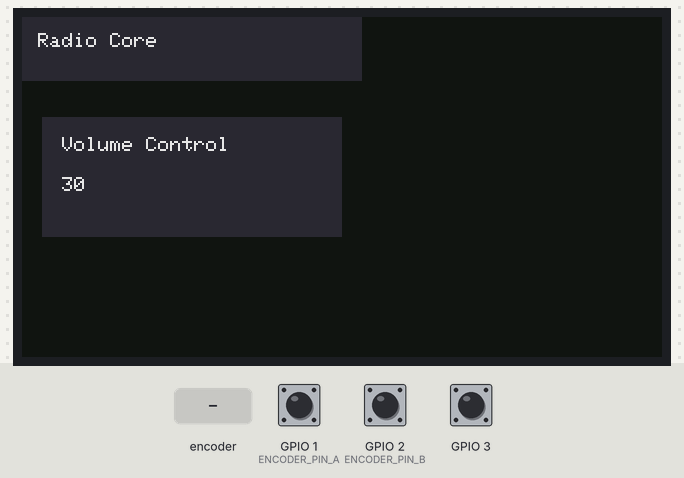
A program run on a simulated ESP32-S3. Parts: 320×170 colour display. The inputs (shaded band) are chosen by the test bench; at power-on: GPIO 3 HIGH, GPIO 1 (ENCODER_PIN_A) HIGH, GPIO 2 (ENCODER_PIN_B) HIGH.

Above: at 1.3 s.
1.4 s: rotary encoder on GPIO 1 (ENCODER_PIN_A) / GPIO 2 (ENCODER_PIN_B) turned 3 steps (first pin leading)
3.5 s: GPIO 3 pulled LOW for 1 s
At 5.2 s:
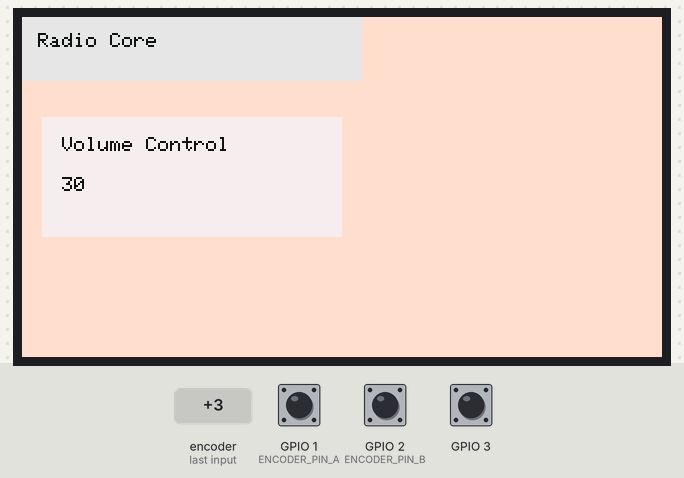
6.0 s: rotary encoder on GPIO 1 (ENCODER_PIN_A) / GPIO 2 (ENCODER_PIN_B) turned 2 steps (second pin leading)
7.9 s: GPIO 3 pulled LOW for 0.15 s
At 8.6 s:
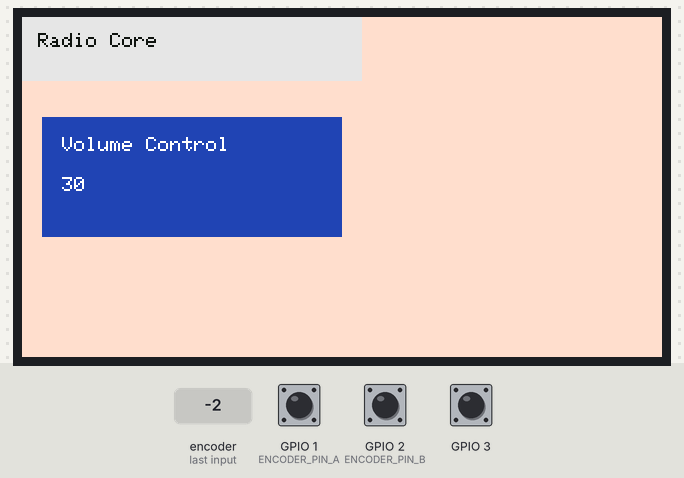
9.6 s: GPIO 3 pulled LOW for 3.2 s
At 11.1 s:
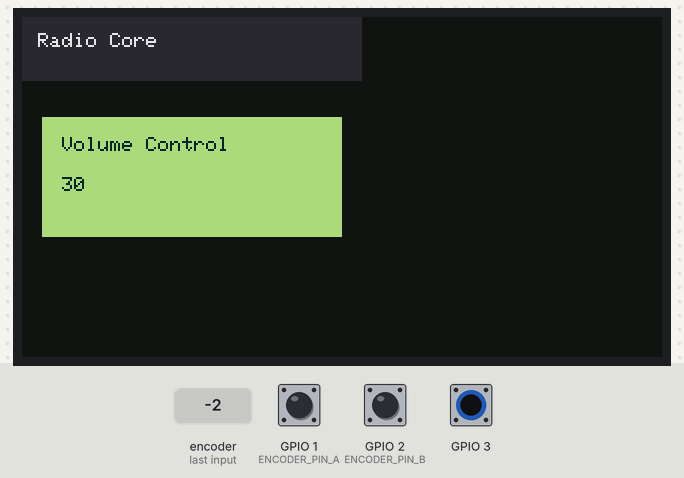
Timing chart, 0 to 12.6 s (numbered marks = the images above; inputs shaded):
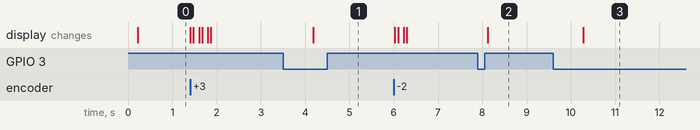

The program:

main.cpp
```cpp
#include <Arduino.h>
#include <LovyanGFX.hpp>
#include "CorePluginSystem.h"
#include "ThemeEngine.h"
#include "InputHandler.h"

#define ENCODER_PIN_A  1
#define ENCODER_PIN_B  2
#define ENCODER_BUTTON 3

class LGFX_ATSMini : public lgfx::LGFX_Device {
    lgfx::Panel_ST7789 _panel_instance;
    lgfx::Bus_SPI _bus_instance;

public:
    LGFX_ATSMini() {
        {
            auto cfg = _bus_instance.config();
            cfg.spi_host = SPI2_HOST;
            cfg.pin_sclk = 4;   // Fixed pin naming properties
            cfg.pin_mosi = 6;
            cfg.pin_miso = -1;
            cfg.pin_dc   = 7;
            _bus_instance.config(cfg);
            _panel_instance.setBus(&_bus_instance);
        }
        {
            auto cfg = _panel_instance.config();
            cfg.pin_cs           = 5;
            cfg.pin_rst          = 8;
            cfg.pin_busy         = -1;
            cfg.panel_width      = 170;
            cfg.panel_height     = 320;
            cfg.offset_x         = 35;
            cfg.offset_y         = 0;
            cfg.invert           = true;
            _panel_instance.config(cfg);
        }
        setPanel(&_panel_instance);
    }
};

LGFX_ATSMini lcd;
PluginManager systemPlugins;
ThemeEngine sysTheme;
InputHandler input(ENCODER_PIN_A, ENCODER_PIN_B, ENCODER_BUTTON);

class RadioCoreModule : public ATSModule {
private:
    int currentSelection = 0;
    bool editMode = false;
    int volume = 30;
    bool needsRefresh = true;

public:
    const char* getModuleName() override { return "Radio Core"; }

    void onInit() override {
        needsRefresh = true;
    }

    void onLoop() override {}

    void onEncoderEvent(EncoderEvent event) override {
        needsRefresh = true;
        switch(event) {
            case EncoderEvent::ROTATE_LEFT:
                if (editMode) {
                    if (currentSelection == 0) volume = max(0, volume - 1);
                } else {
                    currentSelection = max(0, currentSelection - 1);
                }
                break;
            case EncoderEvent::ROTATE_RIGHT:
                if (editMode) {
                    if (currentSelection == 0) volume = min(63, volume + 1);
                } else {
                    currentSelection = min(1, currentSelection + 1);
                }
                break;
            case EncoderEvent::CLICK:
                editMode = !editMode;
                break;
            case EncoderEvent::LONG_PRESS:
                sysTheme.setTheme(!sysTheme.get().isDark);
                break;
        }
    }

    void onRender() override {
        if (!needsRefresh) return;
        needsRefresh = false;

        const auto& color = sysTheme.get();
        lcd.startWrite();
        lcd.clear(color.background);

        lcd.fillRect(0, 0, 170, 32, color.surfaceVariant);
        lcd.setTextColor(color.onSurface);
        lcd.drawString(getModuleName(), 8, 8);

        uint16_t cardBg = (currentSelection == 0) ? (editMode ? color.primary : color.surfaceVariant) : color.surface;
        uint16_t textCol = (currentSelection == 0 && editMode) ? color.onPrimary : color.onSurface;

        lcd.fillRect(10, 50, 150, 60, cardBg);
        lcd.setTextColor(textCol);
        lcd.drawString("Volume Control", 20, 60);

        char volStr[16];
        sprintf(volStr, "%d", volume);
        lcd.drawString(volStr, 20, 80);

        lcd.endWrite();
    }
};

RadioCoreModule radioModule;

void setup() {
    Serial.begin(115200);
    lcd.init();
    lcd.setRotation(1);
    sysTheme.setTheme(true);
    input.init();

    systemPlugins.registerModule(&radioModule);
}

void loop() {
    input.update(systemPlugins);

    if (systemPlugins.getActive()) {
        systemPlugins.getActive()->onLoop();
        systemPlugins.getActive()->onRender();
    }
    delay(10);
}
```

CorePluginSystem.h
```cpp
#ifndef CORE_PLUGIN_SYSTEM_H
#define CORE_PLUGIN_SYSTEM_H

#include <Arduino.h>
#include <vector>

// The 4 inputs available from your rotary encoder
enum class EncoderEvent {
    ROTATE_LEFT,
    ROTATE_RIGHT,
    CLICK,
    LONG_PRESS
};

// Abstract interface that every future plugin/module will use
class ATSModule {
public:
    virtual const char* getModuleName() = 0;
    virtual void onInit() = 0;
    virtual void onLoop() = 0;
    virtual void onEncoderEvent(EncoderEvent event) = 0;
    virtual void onRender() = 0;
    virtual ~ATSModule() {}
};

// Manages which module is currently running and receiving inputs
class PluginManager {
private:
    std::vector<ATSModule*> modules;
    ATSModule* activeModule = nullptr;

public:
    void registerModule(ATSModule* mod) {
        modules.push_back(mod);
        mod->onInit();
        if (!activeModule) activeModule = mod; // Default to first registered
    }

    void setActiveModule(size_t index) {
        if (index < modules.size()) {
            activeModule = modules[index];
        }
    }

    ATSModule* getActive() { return activeModule; }
    const std::vector<ATSModule*>& getModules() { return modules; }
};

extern PluginManager systemPlugins;

#endif
```

InputHandler.h
```cpp
#ifndef INPUT_HANDLER_H
#define INPUT_HANDLER_H

#include <Arduino.h>
#include "CorePluginSystem.h"

class InputHandler {
private:
    int pinA, pinB, pinButton;
    int lastStateA;
    unsigned long buttonPressTime = 0;
    bool isHeld = false;
    const unsigned long LONG_PRESS_MS = 600; // Time in milliseconds for a long press

public:
    InputHandler(int a, int b, int btn) : pinA(a), pinB(b), pinButton(btn) {}

    void init() {
        pinMode(pinA, INPUT_PULLUP);
        pinMode(pinB, INPUT_PULLUP);
        pinMode(pinButton, INPUT_PULLUP);
        lastStateA = digitalRead(pinA);
    }

    void update(PluginManager& pm) {
        int currentStateA = digitalRead(pinA);

        // Check rotation
        if (currentStateA != lastStateA && currentStateA == LOW) {
            if (digitalRead(pinB) != currentStateA) {
                if(pm.getActive()) pm.getActive()->onEncoderEvent(EncoderEvent::ROTATE_RIGHT);
            } else {
                if(pm.getActive()) pm.getActive()->onEncoderEvent(EncoderEvent::ROTATE_LEFT);
            }
        }
        lastStateA = currentStateA;

        // Check button actions
        bool btnState = (digitalRead(pinButton) == LOW);
        static bool lastBtnState = false;

        if (btnState && !lastBtnState) {
            buttonPressTime = millis();
            isHeld = false;
        } else if (!btnState && lastBtnState) {
            if (!isHeld) {
                if(pm.getActive()) pm.getActive()->onEncoderEvent(EncoderEvent::CLICK);
            }
        }

        // Check for long press hold
        if (btnState && !isHeld && (millis() - buttonPressTime > LONG_PRESS_MS)) {
            isHeld = true;
            if(pm.getActive()) pm.getActive()->onEncoderEvent(EncoderEvent::LONG_PRESS);
        }

        lastBtnState = btnState;
    }
};

#endif
```

ThemeEngine.h
```cpp
#ifndef THEME_ENGINE_H
#define THEME_ENGINE_H

#include <stdint.h>

struct MaterialTheme {
    uint16_t background;
    uint16_t surface;
    uint16_t surfaceVariant;
    uint16_t primary;
    uint16_t secondary;
    uint16_t onBackground;
    uint16_t onSurface;
    uint16_t onPrimary;
    bool isDark;
};

// RGB565 Color Palettes matching Material 3 Specs
const MaterialTheme MaterialDark = {
    .background = 0x10A2,      // Dark canvas
    .surface = 0x18E4,         // Dark card base
    .surfaceVariant = 0x2946,  // Highlighted item container
    .primary = 0xAECF,         // Soft pastel focus color
    .secondary = 0xCE79,
    .onBackground = 0xE73C,    // Off-white text
    .onSurface = 0xE73C,
    .onPrimary = 0x0145,       // Dark text to contrast primary color
    .isDark = true
};

const MaterialTheme MaterialLight = {
    .background = 0xFEF9,     // Light canvas
    .surface = 0xF77D,        // Light card base
    .surfaceVariant = 0xE73C, // Highlighted item container
    .primary = 0x2236,        // Deep contrast color
    .secondary = 0x3357,
    .onBackground = 0x10A2,   // Near black text
    .onSurface = 0x10A2,
    .onPrimary = 0xFFFF,      // Pure white text
    .isDark = false
};

class ThemeEngine {
private:
    MaterialTheme currentTheme = MaterialDark;

public:
    void setTheme(bool dark) {
        currentTheme = dark ? MaterialDark : MaterialLight;
    }
    const MaterialTheme& get() { return currentTheme; }
};

extern ThemeEngine sysTheme;

#endif
```

Measured:
- after the input at 3.5 s, the display: changes after 0.68 s (image 1)
- after the input at 7.9 s, the display: changes after 0.22 s (image 2)
- after the input at 9.6 s, the display: changes after 0.68 s (image 3)
